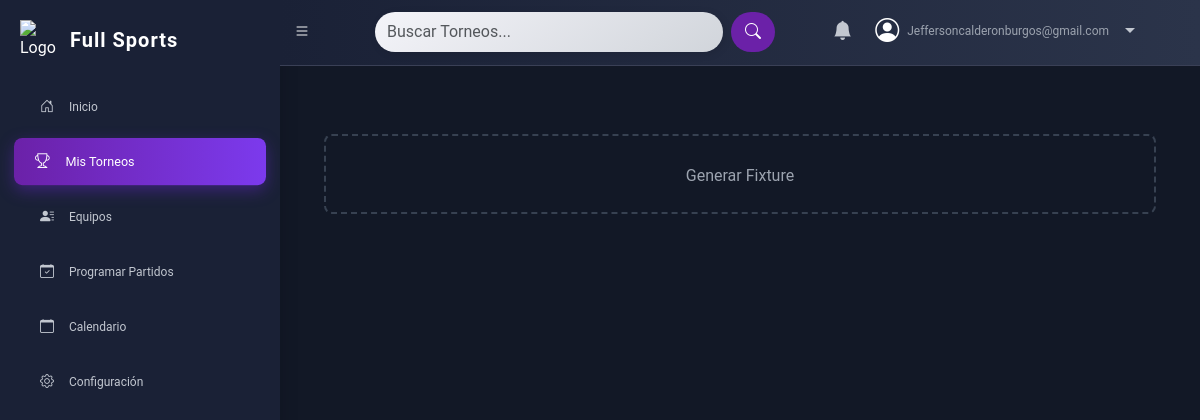
The page /views/tournament_teams.php?tournament_id=1&version_id=3 (signed in) on the database as committed earlier.
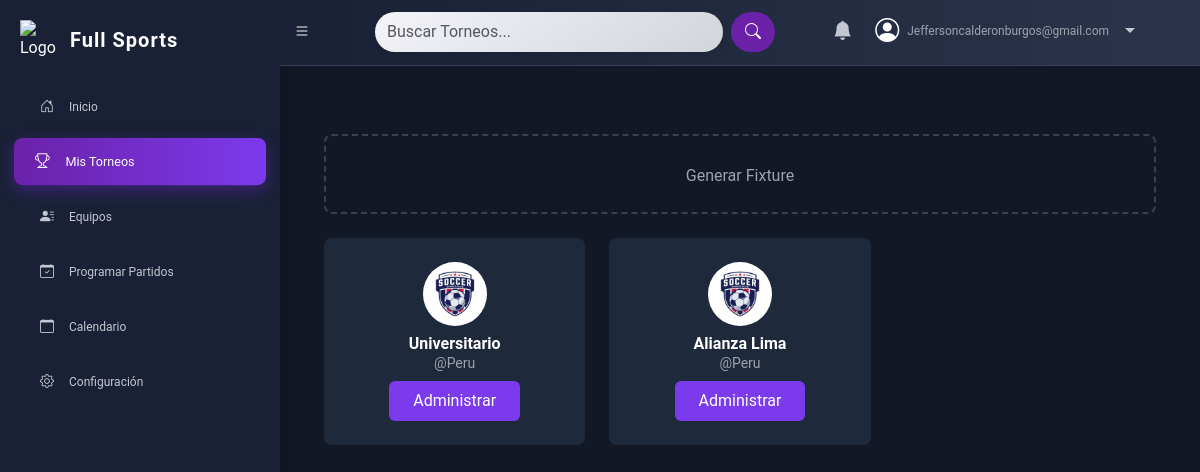
The same page on the database as committed later.
### tables this page shows
CREATE TABLE `teams` (
  `id` int(11) NOT NULL,
  `name` varchar(255) NOT NULL,
  `country` varchar(255) NOT NULL,
  `color` varchar(7) NOT NULL,
  `user_id` int(11) NOT NULL,
  `tournament_id` int(11) DEFAULT NULL,
  `nickname` varchar(255) DEFAULT NULL,
  `city` varchar(255) DEFAULT NULL,
  `origin` varchar(255) DEFAULT NULL,
  `coach` varchar(255) DEFAULT NULL,
  `social_media` varchar(255) DEFAULT NULL,
  `image` varchar(255) DEFAULT NULL,
  `logo` varchar(255) NOT NULL,
  `tournament_version_id` int(11) DEFAULT NULL,
  `category_id` int(11) DEFAULT NULL,
  `points` int(11) DEFAULT 0
);

### views/tournament_teams.php (the view, shortened to what the changed rows need)
<?php
require_once "../config/connection.php";
$tournament_id = $_GET['tournament_id'] ?? null;
$version_id = $_GET['version_id'] ?? null;
$sql = "SELECT * FROM teams WHERE tournament_id = ? AND tournament_version_id = ?";
$stmt = $con->prepare($sql);
$stmt->bind_param("ii", $tournament_id, $version_id);
$stmt->execute();
$result = $stmt->get_result();
$teams = $result->fetch_all(MYSQLI_ASSOC);
?>
<!DOCTYPE html>
<html lang="es">
<head>
    <script src="https://cdn.tailwindcss.com"></script>
    <link href="https://cdn.jsdelivr.net/npm/remixicon@3.5.0/fonts/remixicon.css" rel="stylesheet">
    <link rel="stylesheet" href="https://cdn.jsdelivr.net/npm/sweetalert2@11/dist/sweetalert2.min.css">
    <link href="https://cdnjs.cloudflare.com/ajax/libs/font-awesome/6.0.0-beta3/css/all.min.css" rel="stylesheet">
    <link href="https://cdn.jsdelivr.net/npm/bootstrap@5.3.0/dist/css/bootstrap.min.css" rel="stylesheet">
    <link href="https://cdn.jsdelivr.net/npm/bootstrap-icons/font/bootstrap-icons.css" rel="stylesheet">
    <link href="../public/css/style.css" rel="stylesheet">
</head>
<body>
    <div class="content" id="content">
        <div class="p-6">
            <div id="teams-list" class="grid grid-cols-1 sm:grid-cols-2 lg:grid-cols-3 gap-4">
                <?php foreach ($teams as $team): ?>
                    <div class="bg-[#1E293B] rounded-lg p-4 flex flex-col items-center">
                        <div class="w-16 h-16 bg-gray-700 rounded-full flex items-center justify-center mb-2">
                            <img src="<?php echo htmlspecialchars($team['logo']); ?>" alt="Team Logo"
                                class="w-full h-full object-cover rounded-full"
                                onerror="this.src='../public/img/default-logo.png';" />
                        </div>
                        <h3 class="font-semibold text-center"><?php echo htmlspecialchars($team['name']); ?></h3>
                        <p class="text-sm text-gray-400 text-center">@<?php echo htmlspecialchars($team['country']); ?>
                        </p>
                        <a href="team-detail.php?id=<?php echo $team['id']; ?>"
                            class="mt-2 px-4 py-2 bg-[#7C3AED] text-white rounded-md hover:bg-[#6D28D9] transition-colors">Administrar</a>
                    </div>
                <?php endforeach; ?>
            </div>
        </div>
    </div>
</body>
</html>

Rows that differ between the two databases and show on the page:
added teams: logo (picture), name "Universitario", country "Peru"
added teams: logo (picture), name "Alianza Lima", country "Peru"
